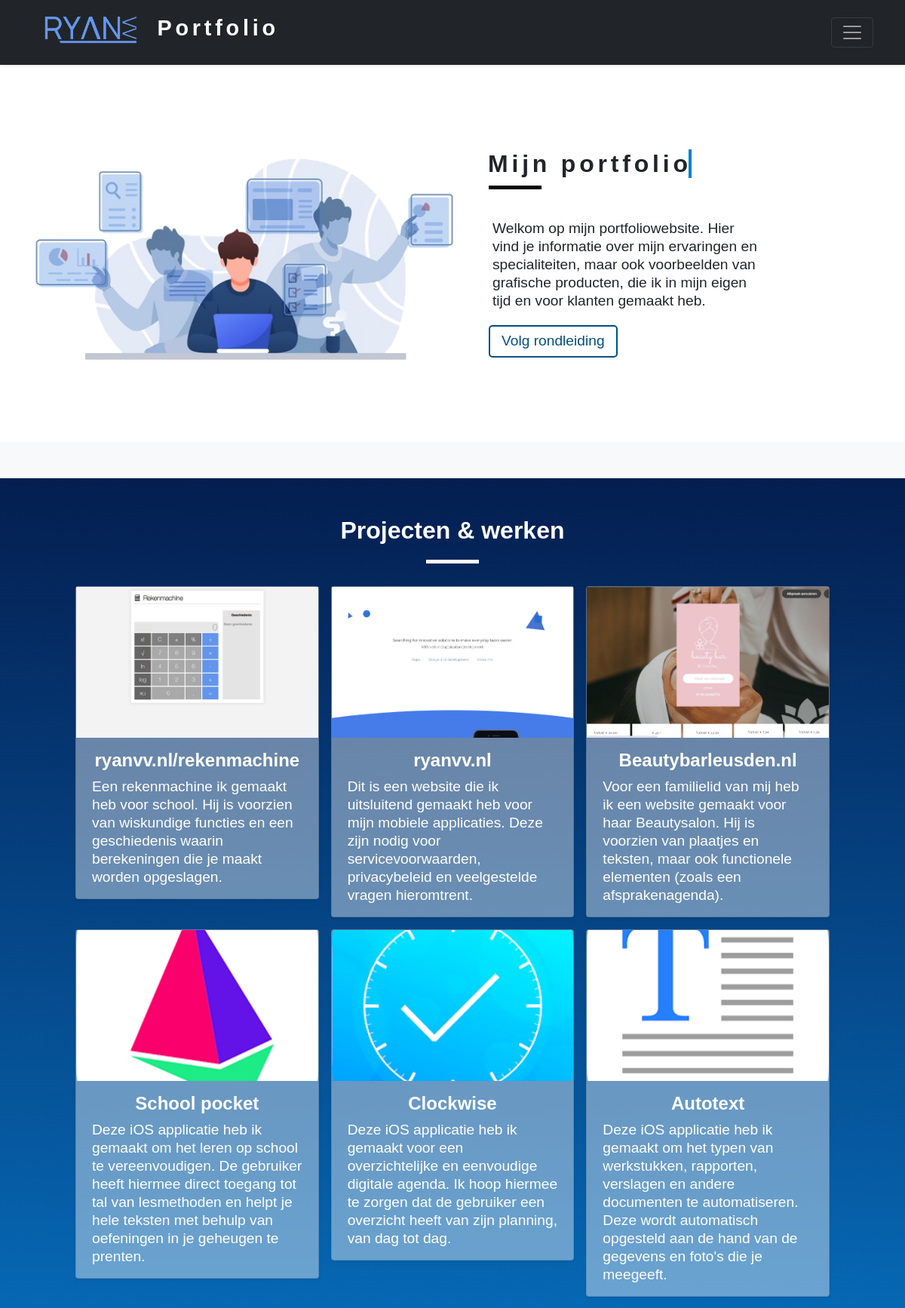
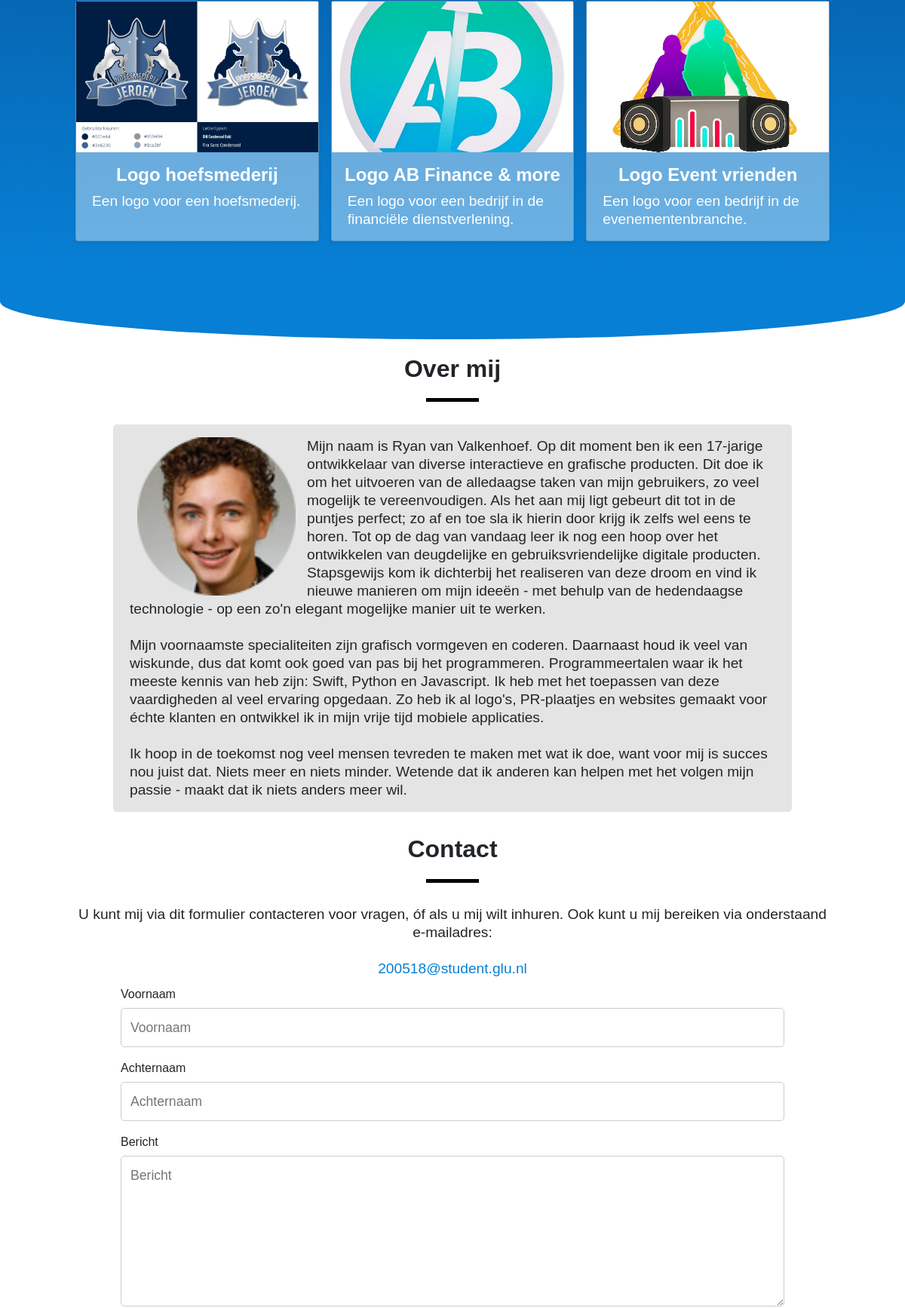
The page / (upper part) on the database its author committed (2 pictures, top to bottom).
### werken/models.py (models this page shows, shortened)
class Werken(models.Model):
    title = models.CharField(max_length=200)
    body = models.TextField()
    url = models.TextField()
    pub_date = models.DateTimeField()
    image = models.ImageField(upload_to='media/images/')
    icon = models.ImageField(upload_to='media/icon/')
    votes_total = models.IntegerField(default=1)
    hunter = models.ForeignKey(User, on_delete=models.CASCADE)

### werken/views.py (the view)
# urls.py: 2. Add a URL to urlpatterns:  path('', views.home, name='home')
def home(request):
    werken = Werken.objects
    return render(request, 'werken/werken.html', {'werken': werken})

### werken/templates/werken/werken.html (shortened to what this page needs)
{% extends 'index.html' %}
{% block content %}
{% for werken in werken.all %}
     <div class="col">
        <div class="card shadow-sm" style="background-color:rgba(255, 255, 255, 0.4);">
          <a href="{{ werken.url }}"><img src="{{ werken.image.url }}" alt="" title="" style="height:200px;width:100%;object-fit:cover;"><rect width="100%" height="100%" fill="#55595c"/></img>
          <div class="card-body">
            <h4 style="font-weight:700;text-align:center;">{{ werken.title }}</h4>
            <p class="card-text">{{ werken.body }}</p>
          </div>
          </a>
        </div>
      </div>
{% endfor %}
{% endblock %}

### portfolio/templates/index.html (shortened to what this page needs)
<!DOCTYPE html>
<html lang="nl">
<head>
    <link href="https://cdn.jsdelivr.net/npm/bootstrap@5.0.0-beta1/dist/css/bootstrap.min.css" rel="stylesheet">
    <link rel="stylesheet" href="https://use.typekit.net/yjq7jbo.css">
    {% load static %}
    <link rel="stylesheet" href="{% static './css/stylesheet.css' %}" />
</head>
<body>
    <header>
        <div class="navbar navbar-dark bg-dark shadow-sm">
          <div class="container">
            <a href="#" class="navbar-brand d-flex align-items-center">
                <h1><span class="align-middle">
                    <img id="logo" src="{% static './img/ryanvv_logo.png' %}" alt="RYANVV Portfolio Logo" title="Go to homepage">
                    <strong>Portfolio</strong>
                </span></h1>
            </a>
            <button class="navbar-toggler" type="button" data-bs-toggle="collapse" data-bs-target="#navbarHeader" aria-controls="navbarHeader" aria-expanded="false" aria-label="Toggle navigation">
              <span class="navbar-toggler-icon"></span>
            </button>
          </div>
        </div>
      </header>
      <main>
        <section>
            <div class="welcome-wrapper">
                <img id="welcome-img" alt="illustration" src="{% static './img/illustration.png' %}">
                <div class="text-wrapper">
                    <h2 id="my-portfolio-text" class="section">Mijn portfolio</h2>
                    <div class="ornament black"></div>
                    <p class="paragraph welcome-text">Welkom op mijn portfoliowebsite. Hier vind je informatie over mijn ervaringen en specialiteiten, maar ook voorbeelden van grafische producten, die ik in mijn eigen tijd en voor klanten gemaakt heb.</p>
                    <button id="guide-button">Volg rondleiding</button>
                </div>
            </div>
        </section>
        <section>
            <div class="album py-5 bg-light">
                <div id="projecten" class="projects-wrapper">
                    <h2 class="text-white section">Projecten & werken</h2>
                    <div class="ornament white"></div>
                    <div class="row row-cols-1 row-cols-sm-2 row-cols-md-3 g-3">
                        {% block content %}
                        {% endblock %}
                    </div>
                </div>
            </div>
            <div class="end-container"></div>
        </section>
        <section>
            <div id="over-mij" class="container">
                <h2 class="section">Over mij</h2>
                <div class="ornament black" style="margin:0 auto;"></div>
                <div class="contents">
                    <img id="picture" alt="Profielfoto" src="{% static '/img/picture.png' %}">
                    <div class="text-container">
                        <p class="paragraph">Mijn naam is Ryan van Valkenhoef. Op dit moment ben ik een 17-jarige ontwikkelaar van diverse interactieve en grafische producten. Dit doe ik om het uitvoeren van de alledaagse taken van mijn gebruikers, zo veel mogelijk te vereenvoudigen. Als het aan mij ligt gebeurt dit tot in de puntjes perfect; zo af en toe sla ik hierin door krijg ik zelfs wel eens te horen. Tot op de dag van vandaag leer ik nog een hoop over het ontwikkelen van deugdelijke en gebruiksvriendelijke digitale producten. Stapsgewijs kom ik dichterbij het realiseren van deze droom en vind ik nieuwe manieren om mijn ideeën - met behulp van de hedendaagse technologie - op een zo'n elegant mogelijke manier uit te werken.<br><br>
                            Mijn voornaamste specialiteiten zijn grafisch vormgeven en coderen. Daarnaast houd ik veel van wiskunde, dus dat komt ook goed van pas bij het programmeren. Programmeertalen waar ik het meeste kennis van heb zijn: Swift, Python en Javascript. Ik heb met het toepassen van deze vaardigheden al veel ervaring opgedaan. Zo heb ik al logo's, PR-plaatjes en websites gemaakt voor échte klanten en ontwikkel ik in mijn vrije tijd mobiele applicaties.<br /><br />
                            Ik hoop in de toekomst nog veel mensen tevreden te maken met wat ik doe, want voor mij is succes nou juist dat. Niets meer en niets minder. Wetende dat ik anderen kan helpen met het volgen mijn passie - maakt dat ik niets anders meer wil.</p>
                    </div>
                </div>
            </div>
        </section>
        <section>
            <div id="contact">
                <h2 class="section">Contact</h2>
                <div class="ornament black" style="margin:0 auto;"></div>
                <p class="paragraph" style="text-align:center;">U kunt mij via dit formulier contacteren voor vragen, óf als u mij wilt inhuren. Ook kunt u mij bereiken via onderstaand <br />e-mailadres:<br><br><a href="mailto:200518@student.glu.nl">200518@student.glu.nl</a></p>
                <div id="contact-form">
                    <form method="POST" action="mailto:200518@student.glu.nl" enctype="text/plain">
                        <label for="fname">Voornaam</label>
                        <input type="text" id="fname" name="firstname" placeholder="Voornaam">
                        <label for="lname">Achternaam</label>
                        <input type="text" id="lname" name="lastname" placeholder="Achternaam">
                        <label for="subject">Bericht</label>
                        <textarea id="subject" name="subject" placeholder="Bericht" style="height:200px"></textarea>
                    </form>
                </div>
            </div>
        </section>
      </main>
</body>
</html>

### portfolio/static/css/stylesheet.css (style rules this page uses)
* { margin: 0; padding: 0; box-sizing: border-box; font-family: futura-pt, sans-serif; }
html { scroll-behavior: smooth; }
a { text-decoration: none; color: white; }
.section { text-align: center; font-weight: 700; margin-top: 20px; margin-bottom: 20px; }
.paragraph, p { line-height: 1.5rem; text-align: left; position: relative; margin: auto 5px; font-size: 1.2rem; }
.ornament { margin-top: 10px; width: 70px; height: 5px; }
.ornament.black { background: black; border: 2px solid black; }
.ornament.white { background: white; border: 2px solid white; margin: 0 auto; margin-bottom: 30px; }
h2::after { border: solid 4px white; background: white; width: 80px; height: 2px; }
#logo, h1 { max-height: 52px; font-size: 1.8rem; letter-spacing: 0.3rem; }
#guide-button { font-size: 1.2rem; border: 2px solid #034f84; background: transparent; color: #034f84; margin-top: 20px; padding: 5px 15px 5px 15px; border-radius: 5px; }
#my-portfolio-text { width: 270px; overflow: hidden; border-right: .15em solid #077fd4; white-space: nowrap; margin: auto 5px; letter-spacing: .15em !important; margin-left: -1px; animation: typing 3.5s steps(40, end), blink-caret .75s step-end infinite; }
.paragraph.welcome-text { margin-top: 30px; }
.welcome-wrapper { display: flex; justify-content: space-around; position: relative; height: 500px; left: 0; top: 0; }
.welcome-text { padding-top: 10px; width: 65%; }
#welcome-img { min-width: 54%; min-height: 312px; object-fit: contain; }
.text-wrapper { margin: auto; }
.text-wrapper > .section { text-align: left; letter-spacing: 0.3rem; }
.projects-wrapper { background-image: linear-gradient(#041E50, #077fd4); padding: 30px 100px 30px 100px; }
.end-container { margin-top: -3rem; width: 100%; height: 100px; background: #077fd4; border-radius: 0px 0px 50% 50%; }
.contents { margin: 0 auto; width: 900px; max-width: 100%; padding: 17px; border-radius: 5px; margin-top: 30px; margin-bottom: 30px; background: rgb(228, 228, 228); }
#picture { float: left; min-width: 210px; margin-left: 15px; margin-right: 15px; }
#contact-form { width: 900px; max-width: 100%; padding: 10px; margin: 0 auto; margin-bottom: 30px; }
#contact > p { margin-top: 30px; }
#contact > p > a { color: #077fd4; }
input[type=text], select, textarea { font-size: 1.1rem; font-family: futura-pt, sans-serif; width: 100%; padding: 12px; border: 1px solid #ccc; border-radius: 5px; box-sizing: border-box; margin-top: 6px; margin-bottom: 16px; resize: vertical; }

### rows shown on the page
Werken: image (picture), title "ryanvv.nl/rekenmachine", body "Een rekenmachine ik gemaakt heb voor school. Hij is voorzien van wiskundige functies en een geschiedenis waarin berekeningen die je maakt worden opgeslagen."
Werken: image (picture), title "ryanvv.nl", body "Dit is een website die ik uitsluitend gemaakt heb voor mijn mobiele applicaties. Deze zijn nodig voor servicevoorwaarden, privacybeleid en veelgestelde vragen hieromtrent."
Werken: image (picture), title "Beautybarleusden.nl", body "Voor een familielid van mij heb ik een website gemaakt voor haar Beautysalon. Hij is voorzien van plaatjes en teksten, maar ook functionele elementen (zoals een afsprakenagenda)."
Werken: image (picture), title "School pocket", body "Deze iOS applicatie heb ik gemaakt om het leren op school te vereenvoudigen. De gebruiker heeft hiermee direct toegang tot tal van lesmethoden en helpt je hele teksten met behulp van oefeningen in je geheugen te prenten."
Werken: image (picture), title "Clockwise", body "Deze iOS applicatie heb ik gemaakt voor een overzichtelijke en eenvoudige digitale agenda. Ik hoop hiermee te zorgen dat de gebruiker een overzicht heeft van zijn planning, van dag tot dag."
Werken: image (picture), title "Autotext", body "Deze iOS applicatie heb ik gemaakt om het typen van werkstukken, rapporten, verslagen en andere documenten te automatiseren. Deze wordt automatisch opgesteld aan de hand van de gegevens en foto's die je meegeeft."
Werken: image (picture), title "Logo hoefsmederij", body "Een logo voor een hoefsmederij. ⠀"
Werken: image (picture), title "Logo AB Finance & more", body "Een logo voor een bedrijf in de financiële dienstverlening."
Werken: image (picture), title "Logo Event vrienden", body "Een logo voor een bedrijf in de evenementenbranche."
